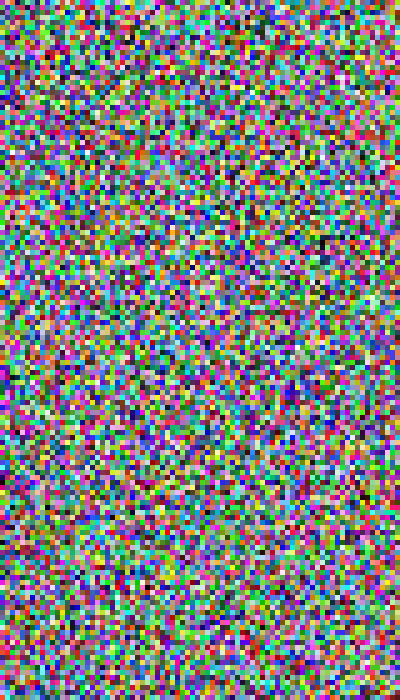
Frame 1 (no input)
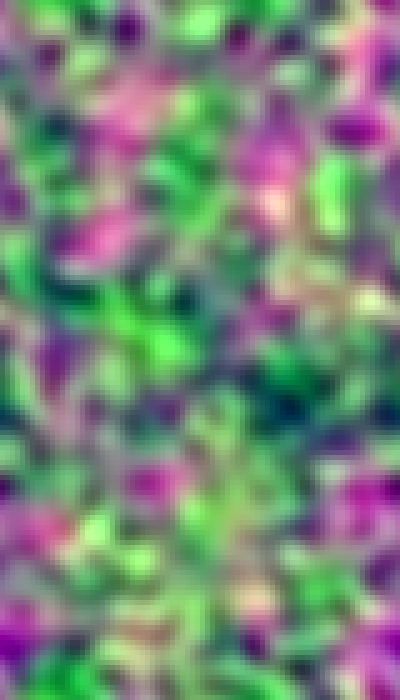
Frame 60 (no input)
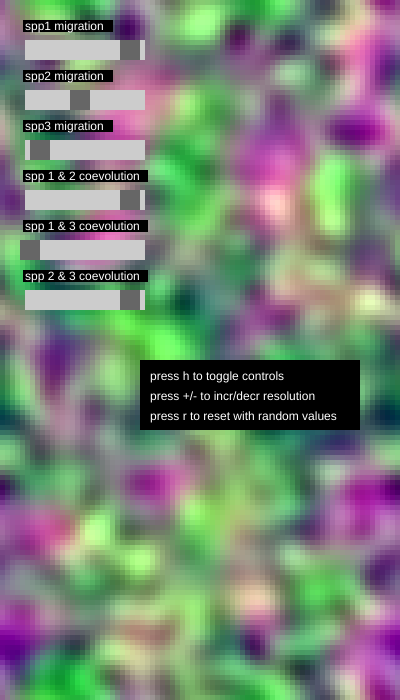
Frame 120 (the mouse pressed at the canvas centre since frame 60)

The p5.js sketch that drew these frames (run headless with seeded random() and noise() and a simulated clock; from frame 60 on, the mouse is pressed at the canvas centre):

// p5.js sketch
// ── sketch.js
// --- globals (ported from Processing) ---
let grid, dummy;

let w, h,
  wid = 80,
  hi = 140,
  old_wid,
  old_hi,
  neighborhood = 0,
  hud = 1,
  picCount,
  k = 0,
  e = 1,
  count = 0;

let C = 0.01,
  mix = 0,
  loge = 0.01,
  Mratio = 2,
  Msel12,
  Msel13,
  Msel23;

let m = [0.1, 0.1, 0.1];
let drift = [0, 0, 0];
let G = [1, 1, 1],
  Gamma = [0, 0, 0];

// matching selection matrix: M[i][j] is selection pressure from species i onto species j
let M = [
  [0, 0, 0],
  [0, 0, 0],
  [0, 0, 0],
];

let m_SL = "",
  mig = "",
  M_SL = "",
  Mratio_SL = "",
  A_SL = "",
  Image = "",
  Ran = "",
  Size = "",
  contrast = "",
  Mix = "",
  log_e,
  filename;

let number;
// let size = 10;
let c;

let pic = false,
  rando = false,
  vid = false,
  rev = false,
  capture = false,
  pause = false,
  pause1 = false;

// UI
let mig1, mig2, mig3, m12, m13, m23;

function setup() {
  document.body.style.margin = "0";
  document.body.style.padding = "0";
  document.body.style.overflow = "hidden";

  pixelDensity(1);
  
  canvas = createCanvas(400, 700);
  canvas.elt.style.touchAction = "manipulation";
  noStroke();
  background(0);

  // sliders
  mig1 = new HScrollbar(25, 50, 120, 20, 5, 120);
  mig2 = new HScrollbar(25, 100, 120, 20, 5, 70);
  mig3 = new HScrollbar(25, 150, 120, 20, 5, 30);
  m12 = new HScrollbar(25, 200, 120, 20, 5, 120);
  m13 = new HScrollbar(25, 250, 120, 20, 5, 20);
  m23 = new HScrollbar(25, 300, 120, 20, 5, 120);

  // grid init
  grid = new Array(wid);
  for (let i = 0; i < wid; i++) {
    grid[i] = new Array(hi);
    for (let j = 0; j < hi; j++) {
      grid[i][j] = new Cell(random(0, 255), random(0, 255), random(0, 255), i, j);
    }
  }
  
  
  // initGridFromInstructions();
}

function draw() {
  if (!pause) {
    // render
    for (let i = 0; i < wid; i++) {
      for (let j = 0; j < hi; j++) grid[i][j].render();
    }

    // read slider values -> parameters
    m[0] = 0.75 * (mig1.spos - mig1.sposMin) / (mig1.sposMax - mig1.sposMin);
    m[1] = 0.75 * (mig2.spos - mig2.sposMin) / (mig2.sposMax - mig2.sposMin);
    m[2] = 0.75 * (mig3.spos - mig3.sposMin) / (mig3.sposMax - mig3.sposMin);

    Mratio = 2;
    Msel12 = 0.1 * (m12.spos - m12.sposMin) / (m12.sposMax - m12.sposMin);
    Msel13 = 0.1 * (m13.spos - m13.sposMin) / (m13.sposMax - m13.sposMin);
    Msel23 = 0.1 * (m23.spos - m23.sposMin) / (m23.sposMax - m23.sposMin);

    // fill selection matrix
    M[1][0] = Msel12;
    M[2][1] = Msel13;
    M[0][2] = Msel23;
    M[0][1] = -Msel12;
    M[1][2] = -Mratio * Msel13;
    M[2][0] = -Mratio * Msel23;

    // dummy copy
    dummy = new Array(wid);
    for (let i = 0; i < wid; i++) {
      dummy[i] = new Array(hi);
      for (let j = 0; j < hi; j++) {
        dummy[i][j] = new Cell(
          grid[i][j].species[0],
          grid[i][j].species[1],
          grid[i][j].species[2],
          i,
          j
        );
      }
    }

    // update (reverse loops kept)
    for (let i = wid - 1; i >= 0; i--) {
      for (let j = hi - 1; j >= 0; j--) grid[i][j].update(dummy);
    }

    // HUD
    if (hud === 0) {
      mig1.update(); mig1.display();
      mig2.update(); mig2.display();
      mig3.update(); mig3.display();
      m12.update();  m12.display();
      m13.update();  m13.display();
      m23.update();  m23.display();

      fill(0);
      rect(mig1.xpos - 2, mig1.ypos - 20, 90, 12);
      rect(mig2.xpos - 2, mig2.ypos - 20, 90, 12);
      rect(mig3.xpos - 2, mig3.ypos - 20, 90, 12);
      rect(m12.xpos - 2, m12.ypos - 20, 125, 12);
      rect(m13.xpos - 2, m13.ypos - 20, 125, 12);
      rect(m23.xpos - 2, m23.ypos - 20, 125, 12);

      fill(255);
      text("spp1 migration", mig1.xpos, mig1.ypos - 10);
      text("spp2 migration", mig2.xpos, mig2.ypos - 10);
      text("spp3 migration", mig3.xpos, mig3.ypos - 10);
      text("spp 1 & 2 coevolution", m12.xpos, m12.ypos - 10);
      text("spp 1 & 3 coevolution", m13.xpos, m13.ypos - 10);
      text("spp 2 & 3 coevolution", m23.xpos, m23.ypos - 10);
    }
    updateAndDrawUI();

  } else {
    if (pause1) {
      // one-step redraw/update while paused (mirrors your Processing logic)
      for (let i = 0; i < wid; i++) {
        for (let j = 0; j < hi; j++) grid[i][j].render();
      }

      m[0] = 0.75 * (mig1.spos - mig1.sposMin) / (mig1.sposMax - mig1.sposMin);
      m[1] = 0.75 * (mig2.spos - mig2.sposMin) / (mig2.sposMax - mig2.sposMin);
      m[2] = 0.75 * (mig3.spos - mig3.sposMin) / (mig3.sposMax - mig3.sposMin);

      Mratio = 2;
      Msel12 = 0.1 * (m12.spos - m12.sposMin) / (m12.sposMax - m12.sposMin);
      Msel13 = 0.1 * (m13.spos - m13.sposMin) / (m13.sposMax - m13.sposMin);
      Msel23 = 0.1 * (m23.spos - m23.sposMin) / (m23.sposMax - m23.sposMin);

      M[1][0] = Msel12;
      M[2][1] = Msel13;
      M[0][2] = Msel23;
      M[0][1] = -Msel12;
      M[1][2] = -Mratio * Msel13;
      M[2][0] = -Mratio * Msel23;

      dummy = new Array(wid);
      for (let i = 0; i < wid; i++) {
        dummy[i] = new Array(hi);
        for (let j = 0; j < hi; j++) {
          dummy[i][j] = new Cell(
            grid[i][j].species[0],
            grid[i][j].species[1],
            grid[i][j].species[2],
            i,
            j
          );
        }
      }
      for (let i = wid - 1; i >= 0; i--) {
        for (let j = hi - 1; j >= 0; j--) grid[i][j].update(dummy);
      }

      mig1.update(); mig1.display();
      mig2.update(); mig2.display();
      mig3.update(); mig3.display();
      m12.update();  m12.display();
      m13.update();  m13.display();
      m23.update();  m23.display();

      fill(0);
      rect(mig1.xpos - 2, mig1.ypos - 20, 90, 12);
      rect(mig2.xpos - 2, mig2.ypos - 20, 90, 12);
      rect(mig3.xpos - 2, mig3.ypos - 20, 90, 12);
      rect(m12.xpos - 2, m12.ypos - 20, 125, 12);
      rect(m13.xpos - 2, m13.ypos - 20, 125, 12);
      rect(m23.xpos - 2, m23.ypos - 20, 125, 12);

      fill(255);
      text("spp1 migration", mig1.xpos, mig1.ypos - 10);
      text("spp2 migration", mig2.xpos, mig2.ypos - 10);
      text("spp3 migration", mig3.xpos, mig3.ypos - 10);
      text("spp 1 & 2 coevolution", m12.xpos, m12.ypos - 10);
      text("spp 1 & 3 coevolution", m13.xpos, m13.ypos - 10);
      text("spp 2 & 3 coevolution", m23.xpos, m23.ypos - 10);
    }

    fill(0);
    rect(140, 360, 220, 70);
    fill(255);
    text("press h to toggle controls", 150, 380);
    text("press +/- to incr/decr resolution", 150, 400);
    text("press r to reset with random values", 150, 420);
    pause1 = false;
    
  updateAndDrawUI();
  }


}

function keyReleased() {
  switch (key) {
    case '+': {
      // copy current grid into dummy
      dummy = new Array(wid);
      for (let i = 0; i < wid; i++) {
        dummy[i] = new Array(hi);
        for (let j = 0; j < hi; j++) {
          dummy[i][j] = new Cell(
            grid[i][j].species[0],
            grid[i][j].species[1],
            grid[i][j].species[2],
            i,
            j
          );
        }
      }

      old_wid = wid;
      old_hi = hi;

      hi += 3;
      wid += 4;

      grid = new Array(wid);
      for (let i = 0; i < wid; i++) {
        grid[i] = new Array(hi);
        for (let j = 0; j < hi; j++) {
          grid[i][j] = new Cell(
            dummy[i % (old_wid - 1)][j % (old_hi - 1)].species[0],
            dummy[i % (old_wid - 1)][j % (old_hi - 1)].species[1],
            dummy[i % (old_wid - 1)][j % (old_hi - 1)].species[2],
            i,
            j
          );
        }
      }
      dummy = null;
      break;
    }

    case '-': {
      dummy = new Array(wid);
      for (let i = 0; i < wid; i++) {
        dummy[i] = new Array(hi);
        for (let j = 0; j < hi; j++) {
          dummy[i][j] = new Cell(
            grid[i][j].species[0],
            grid[i][j].species[1],
            grid[i][j].species[2],
            i,
            j
          );
        }
      }

      old_wid = wid;
      old_hi = hi;

      hi -= 3;
      if (hi < 3) hi = 3;

      wid -= 4;
      if (wid < 4) wid = 4;

      grid = new Array(wid);
      for (let i = 0; i < wid; i++) {
        grid[i] = new Array(hi);
        for (let j = 0; j < hi; j++) {
          grid[i][j] = new Cell(
            dummy[i % (old_wid - 1)][j % (old_hi - 1)].species[0],
            dummy[i % (old_wid - 1)][j % (old_hi - 1)].species[1],
            dummy[i % (old_wid - 1)][j % (old_hi - 1)].species[2],
            i,
            j
          );
        }
      }
      dummy = null;
      break;
    }

    case 'h':
      hud = (1 + hud) % 2;
      break;

    case 'p':
      pause = !pause;
      pause1 = true;
      break;

    case 'r':
      for (let i = 0; i < wid; i++) {
        for (let j = 0; j < hi; j++) grid[i][j].set(random(0, 255), random(0, 255), random(0, 255));
      }
      break;
  }
}

// --- UI class (ported) ---
class HScrollbar {
  constructor(xp, yp, sw, sh, l, ispos) {
    this.swidth = sw;
    this.sheight = sh;
    const widthtoheight = sw - sh;
    this.ratio = sw / widthtoheight;

    this.xpos = xp;
    this.ypos = yp - sh / 2;

    this.spos = ispos;
    this.newspos = this.spos;

    this.sposMin = this.xpos;
    this.sposMax = this.xpos + this.swidth - this.sheight;

    this.loose = l;

    this.over = false;
    this.locked = false;
  }

  update() {
    this.over = this.overEvent();

    if (mouseIsPressed && this.over) this.locked = true;
    if (!mouseIsPressed) this.locked = false;

    if (this.locked) {
      this.newspos = constrain(mouseX - this.sheight / 2, this.sposMin, this.sposMax);
    }

    if (abs(this.newspos - this.spos) > 1) {
      this.spos = this.spos + (this.newspos - this.spos) / this.loose;
    }
  }

  overEvent() {
    return (
      mouseX > this.xpos &&
      mouseX < this.xpos + this.swidth &&
      mouseY > this.ypos &&
      mouseY < this.ypos + this.sheight
    );
  }

  display() {
    fill(204);
    rect(this.xpos, this.ypos, this.swidth, this.sheight);

    if (this.over || this.locked) fill(0);
    else fill(102);

    rect(this.spos, this.ypos, this.sheight, this.sheight);
  }

  getPos() {
    return this.spos * this.ratio;
  }
}

// --- spatial functions (ported) ---
function abiotic_selection(x, y, i) {
  return 0.1 * exp(-((y - height / 2) * (y - height / 2)) / (2 * 50000)) *
    exp(-((x - width / 2) * (x - width / 2)) / (2 * 50000));
}

function biotic_selection(x, y, i) {
  return 0.1 * exp(-((y - height / 2) * (y - height / 2)) / (2 * 50000)) *
    exp(-((x - width / 2) * (x - width / 2)) / (2 * 50000));
}

function theta(x, y, i) {
  let value = 0;
  if (i === 0)
    value =
      55 +
      200 *
        exp(-((y - (2 * height) / 5) * (y - (2 * height) / 5)) / (2 * 10000)) *
        exp(-((x - (3 * width) / 8) * (x - (3 * width) / 8)) / (2 * 10000));
  if (i === 1)
    value =
      55 +
      200 *
        exp(-((y - (2 * height) / 5) * (y - (2 * height) / 5)) / (2 * 10000)) *
        exp(-((x - (5 * width) / 8) * (x - (5 * width) / 8)) / (2 * 10000));
  if (i === 2)
    value =
      55 +
      200 *
        exp(-((y - (3 * height) / 5) * (y - (3 * height) / 5)) / (2 * 10000)) *
        exp(-((x - width / 2) * (x - width / 2)) / (2 * 10000));
  return value;
}

function N(x, y, i) {
  return 10 + 500 * exp(-((y - height / 2) * (y - height / 2)) / (2 * 5000)) *
    exp(-((x - width / 2) * (x - width / 2)) / (2 * 5000));
}


function initGridFromInstructions() {
  const msg =
    "press p to pause/play\n" +
    "press +/- to incr/decr resolution\n" +
    "press r to reset with random values";

  // offscreen buffer at lattice resolution
  const pg = createGraphics(wid, hi);
  pg.pixelDensity(1);
  pg.background(0);
  pg.fill(255);
  pg.noStroke();
  pg.textAlign(CENTER, CENTER);

  // pick a readable size in lattice-pixels
  pg.textSize(max(8, floor(min(wid, hi) * 0.12)));

  // draw text centered
  pg.text(msg, wid / 2, hi / 2);

  pg.loadPixels();

  // map buffer pixels -> Cell RGB
  for (let i = 0; i < wid; i++) {
    for (let j = 0; j < hi; j++) {
      const idx = 4 * (i + wid * j);
      const r = pg.pixels[idx + 0];
      const g = pg.pixels[idx + 1];
      const b = pg.pixels[idx + 2];
      grid[i][j].set(r, g, b);
    }
  }
}

function mousePressed() {
  const overSlider =
    mig1.overEvent() || mig2.overEvent() || mig3.overEvent() ||
    m12.overEvent()  || m13.overEvent()  || m23.overEvent();

  if (!overSlider) {
    pause = !pause;
    pause1 = true;
  }
  return false;
}


function updateAndDrawUI() {
  if (hud !== 0) return;

  mig1.update(); mig1.display();
  mig2.update(); mig2.display();
  mig3.update(); mig3.display();
  m12.update();  m12.display();
  m13.update();  m13.display();
  m23.update();  m23.display();

  fill(0);
  rect(mig1.xpos - 2, mig1.ypos - 20, 82, 12);
  rect(mig2.xpos - 2, mig2.ypos - 20, 82, 12);
  rect(mig3.xpos - 2, mig3.ypos - 20, 82, 12);
  rect(m12.xpos - 2, m12.ypos - 20, 118, 12);
  rect(m13.xpos - 2, m13.ypos - 20, 118, 12);
  rect(m23.xpos - 2, m23.ypos - 20, 118, 12);

  fill(255);
  text("spp1 migration", mig1.xpos, mig1.ypos - 10);
  text("spp2 migration", mig2.xpos, mig2.ypos - 10);
  text("spp3 migration", mig3.xpos, mig3.ypos - 10);
  text("spp 1 & 2 coevolution", m12.xpos, m12.ypos - 10);
  text("spp 1 & 3 coevolution", m13.xpos, m13.ypos - 10);
  text("spp 2 & 3 coevolution", m23.xpos, m23.ypos - 10);
}

// ── cell.js
class Cell {
  constructor(R, G, B, i, j) {
    this.species = [0, 0, 0];
    this.picColor = [0, 0, 0];
    this.vidColor = [0, 0, 0];
    this.av_species = [0, 0, 0];
    this.prev_species = [0, 0, 0];
    this.position = [0, 0];
    this.bore_count = 0;
    this.boring = 10;

    this.species[0] = R;
    this.species[1] = G;
    this.species[2] = B;

    this.prev_species[0] = this.species[0];
    this.prev_species[1] = this.species[1];
    this.prev_species[2] = this.species[2];

    this.position[0] = i;
    this.position[1] = j;
  }

  render() {
    fill(this.species[0], this.species[1], this.species[2]);
    rect(
      (this.position[0] * width) / wid,
      (this.position[1] * height) / hi,
      width / wid + 2,
      height / hi + 2
    );
  }

  set(R, G, B) {
    this.species[0] = R;
    this.species[1] = G;
    this.species[2] = B;
  }

  update(gridRef) {
    c = 0;

    for (let i = 0; i < 3; i++) {
      this.picColor[i] = 0;
      this.vidColor[i] = 0;
      this.av_species[i] = 0;
      this.prev_species[i] = this.species[i];
    }

    // nearest-neighbor average (toroidal wrap)
    for (let h = 0; h < 3; h++) this.av_species[h] += gridRef[(wid + this.position[0] - 1) % wid][(hi + this.position[1]) % hi].species[h];
    for (let h = 0; h < 3; h++) this.av_species[h] += gridRef[(wid + this.position[0] + 1) % wid][(hi + this.position[1]) % hi].species[h];
    for (let h = 0; h < 3; h++) this.av_species[h] += gridRef[(wid + this.position[0]) % wid][(hi + this.position[1] + 1) % hi].species[h];
    for (let h = 0; h < 3; h++) this.av_species[h] += gridRef[(wid + this.position[0]) % wid][(hi + this.position[1] - 1) % hi].species[h];
    for (let h = 0; h < 3; h++) this.av_species[h] /= 4;

    // dynamics
    for (let i = 0; i < 3; i++) {
      this.species[i] +=
        m[i] * (this.av_species[i] - this.species[i]) +
        Gamma[i] * (theta(((this.position[0] + 1) * width) / wid, ((this.position[1] + 1) * height) / hi, i) - this.species[i]);

      // drift if you re-enable it:
      // this.species[i] += drift[i] * randomGaussian();

      for (let j = 0; j < 3; j++) this.species[i] += M[j][i] * (this.species[j] - this.species[i]);
    }

    // "flippy flops"
    switch (e) {
      case 1:
        for (let h = 0; h < 3; h++) {
          if (this.species[h] > 255) this.species[h] = 255;
          if (this.species[h] < 0) this.species[h] = 0;
        }
        break;

      case 2:
        for (let h = 0; h < 3; h++) this.species[h] = (255 + this.species[h]) % 255;
        break;

      case 3:
        for (let h = 0; h < 3; h++) {
          this.species[h] = 255 / (1 + exp(-1 * loge * (this.species[h] - 127)));
        }
        break;

      case 4:
        for (let h = 0; h < 3; h++) {
          if (this.species[h] > 255) this.species[h] = 510 - this.species[h];
          if (this.species[h] < 0) this.species[h] = -this.species[h];
        }
        break;
    }
  }
}
